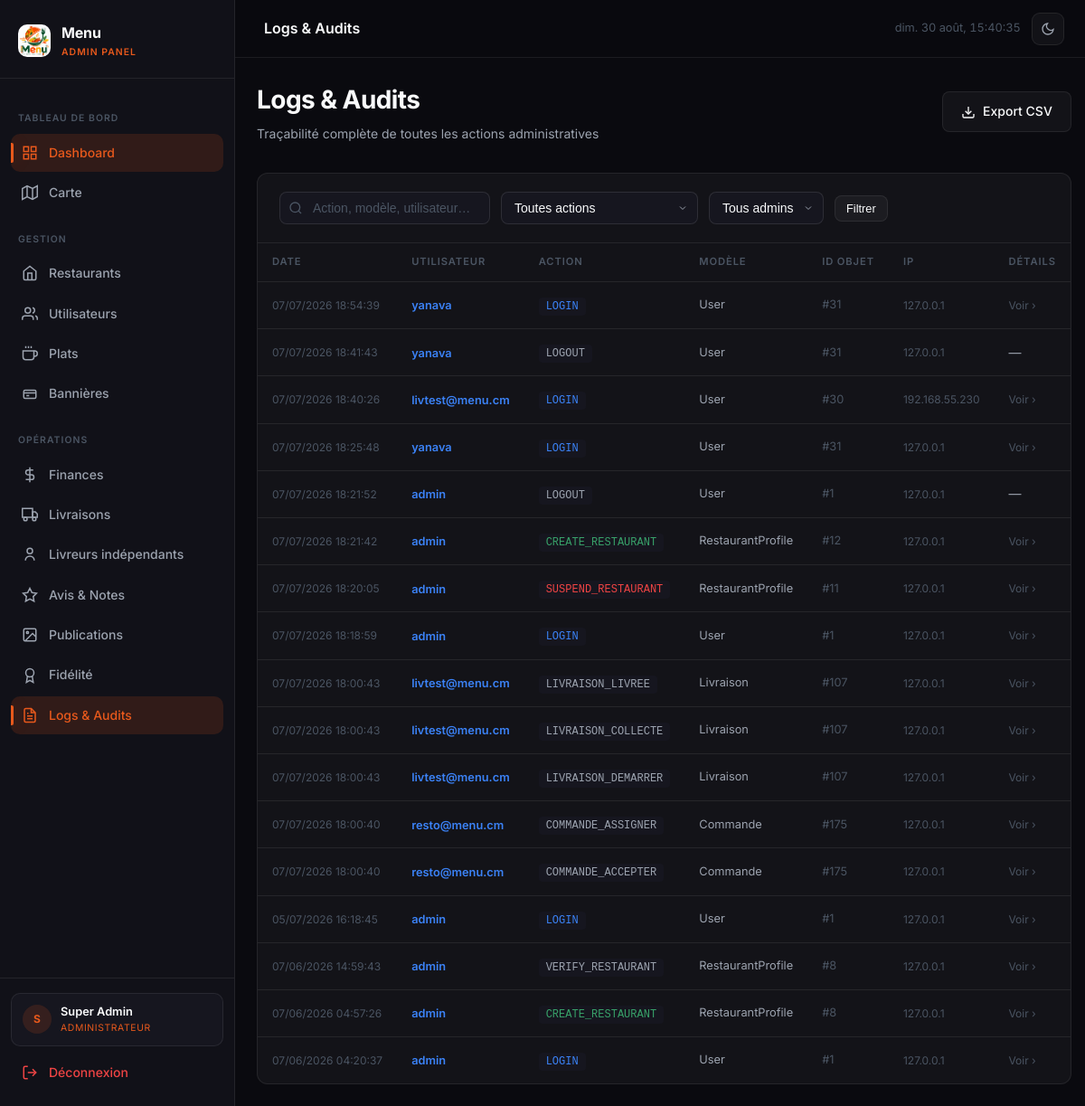
Page /admin-panel/logs/ (signed in) on the earlier database version.
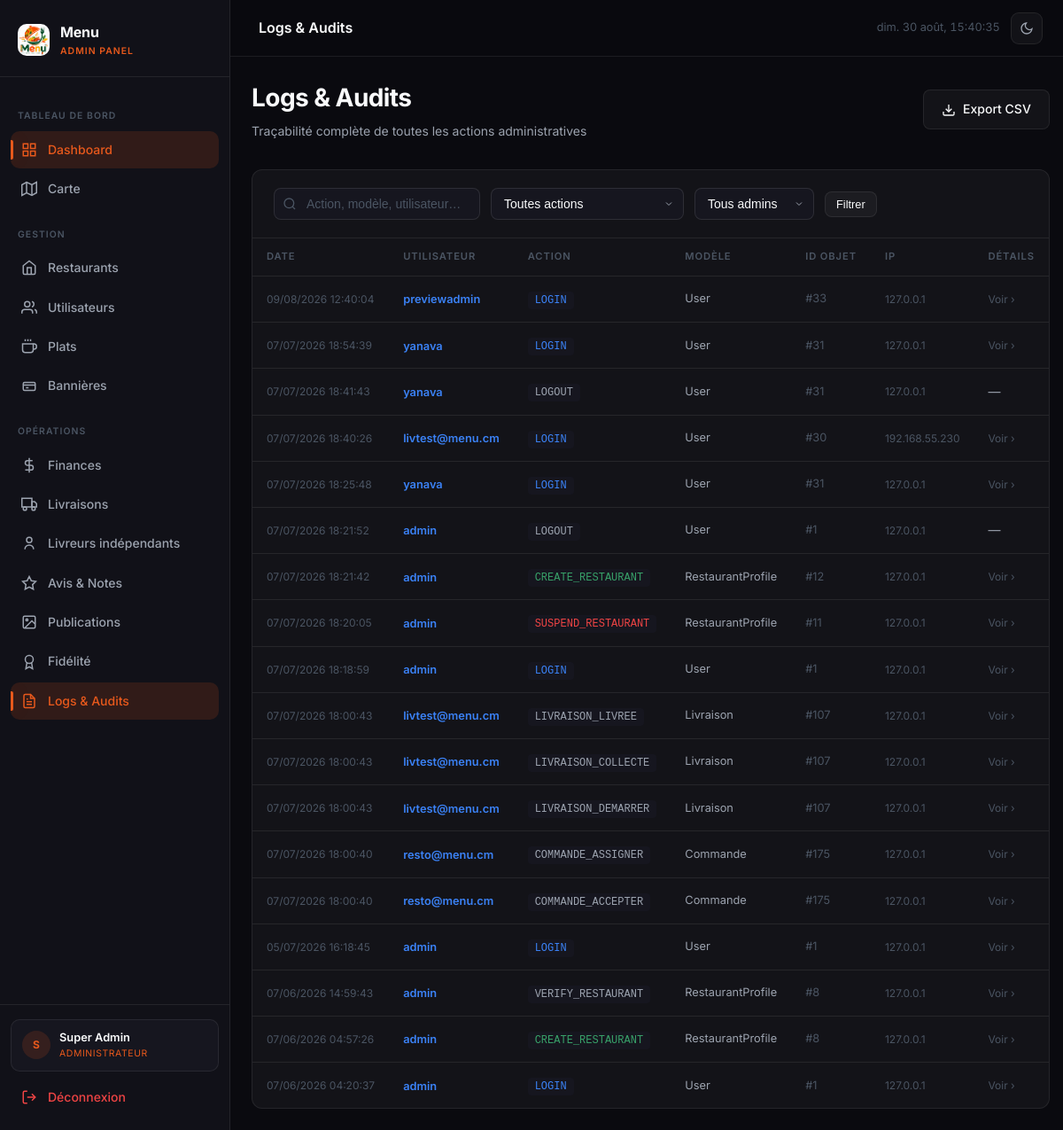
Same page on the later database version.
### core/models.py (models this page shows, shortened)
class AuditLog(models.Model):
    user = models.ForeignKey(User, on_delete=models.SET_NULL, null=True, blank=True, related_name='audit_logs')
    action = models.CharField(max_length=100)
    model_name = models.CharField(max_length=100, blank=True)
    object_id = models.CharField(max_length=50, blank=True)
    description = models.JSONField(default=dict)
    ip_address = models.GenericIPAddressField(null=True, blank=True)
    created_at = models.DateTimeField(auto_now_add=True)
    class Meta:
        verbose_name = "Log d'audit"
        verbose_name_plural = "Logs d'audit"
        ordering = ['-created_at']

class User(AbstractUser):
    ROLE_CHOICES = [
        ('admin', 'Administrateur'),
        ('restaurant', 'Restaurant'),
        ('client', 'Client'),
        ('livreur', 'Livreur'),
    ]
    role = models.CharField(max_length=20, choices=ROLE_CHOICES, default='client')
    telephone = models.CharField(max_length=20, blank=True)
    allergies = models.CharField(max_length=300, blank=True)
    avatar = models.ImageField(upload_to='avatars/', blank=True, null=True)
    gain_total = models.DecimalField(max_digits=12, decimal_places=0, default=0)
    nombre_livraisons = models.PositiveIntegerField(default=0)
    restaurant_attache = models.ForeignKey(
        'RestaurantProfile', on_delete=models.SET_NULL, null=True, blank=True, related_name='livreurs',
    )
    points_solde = models.PositiveIntegerField(default=0)
    feed_seed = models.UUIDField(default=uuid.uuid4, editable=False)
    class Meta:
        verbose_name = 'Utilisateur'
        verbose_name_plural = 'Utilisateurs'

### core/views/dashboard.py (the view)
    def wrapper(request, *args, **kwargs):
        if not request.user.is_authenticated or request.user.role != 'admin':
            return redirect('core:login')
        return view_func(request, *args, **kwargs)

### core/views/dashboard.py (called while the page is built)
def admin_required(view_func):
    def wrapper(request, *args, **kwargs):
        if not request.user.is_authenticated or request.user.role != 'admin':
            return redirect('core:login')
        return view_func(request, *args, **kwargs)
    return wrapper

### templates/admin_panel/logs/index.html (shortened to what this page needs)
{% extends 'base.html' %}
{% block topbar_title %}Logs & Audits{% endblock %}
{% block content %}
<div class="page-header anim-fade-up">
  <div>
    <h1 class="page-title">Logs & Audits</h1>
    <p class="page-subtitle">Traçabilité complète de toutes les actions administratives</p>
  </div>
  <a href="{% url 'core:logs_export' %}" class="btn btn-secondary">
    <svg viewBox="0 0 24 24" fill="none" stroke-width="2" width="14" height="14"><path d="M21 15v4a2 2 0 0 1-2 2H5a2 2 0 0 1-2-2v-4"/><polyline points="7 10 12 15 17 10"/><line x1="12" y1="15" x2="12" y2="3"/></svg>
    Export CSV
  </a>
</div>
<div class="table-wrapper">
  <div class="table-header">
    <form method="get" class="filter-bar" style="flex:1;">
      <div class="input-search-wrapper">
        <input type="text" name="q" value="{{ q }}" placeholder="Action, modèle, utilisateur…" class="input-search">
      </div>
      <select name="action" class="input-select" onchange="this.form.submit()">
        <option value="">Toutes actions</option>
      </select>
      <select name="user" class="input-select" onchange="this.form.submit()">
        <option value="">Tous admins</option>
      </select>
      <button type="submit" class="btn btn-secondary btn-sm">Filtrer</button>
    </form>
  </div>
  {% if page_obj %}
  <table>
    <thead><tr><th>Date</th><th>Utilisateur</th><th>Action</th><th>Modèle</th><th>ID Objet</th><th>IP</th><th>Détails</th></tr></thead>
    <tbody>
      {% for log in page_obj %}
      <tr class="anim-fade-up" style="animation-delay:{{ forloop.counter0 }}5ms;">
        <td style="font-size:0.75rem;white-space:nowrap;color:var(--text-muted);">{{ log.created_at|date:"d/m/Y H:i:s" }}</td>
        <td>
          {% if log.user %}
          <span style="color:var(--accent-blue);font-size:0.8rem;font-weight:600;">{{ log.user.username }}</span>
          {% else %}<span style="color:var(--text-muted);font-size:0.8rem;">Système</span>{% endif %}
        </td>
        <td>
          <code style="background:var(--bg-tertiary);padding:3px 8px;border-radius:4px;font-size:0.75rem;color:
            {% if 'CREATE' in log.action %}var(--accent-green)
            {% elif 'DELETE' in log.action or 'SUSPEND' in log.action %}var(--accent-red)
            {% elif 'LOGIN' in log.action %}var(--accent-blue)
            {% elif 'UPDATE' in log.action or 'EDIT' in log.action %}var(--accent-amber)
            {% else %}var(--text-secondary){% endif %};">{{ log.action }}</code>
        </td>
        <td style="font-size:0.8rem;color:var(--text-secondary);">{{ log.model_name|default:"—" }}</td>
        <td style="font-size:0.8rem;color:var(--text-muted);">#{{ log.object_id|default:"—" }}</td>
        <td style="font-size:0.75rem;color:var(--text-muted);">{{ log.ip_address|default:"—" }}</td>
        <td style="max-width:200px;">
          {% if log.description %}
          <details style="cursor:pointer;">
            <summary style="font-size:0.75rem;color:var(--text-muted);list-style:none;">Voir ›</summary>
          </details>
          {% else %}—{% endif %}
        </td>
      </tr>
      {% endfor %}
    </tbody>
  </table>
  {% else %}
  <div class="empty-state">
    <svg viewBox="0 0 24 24" fill="none" stroke="currentColor" stroke-width="1.5"><path d="M14 2H6a2 2 0 0 0-2 2v16a2 2 0 0 0 2 2h12a2 2 0 0 0 2-2V8z"/><polyline points="14 2 14 8 20 8"/></svg>
    <p>Aucun log d'audit</p>
  </div>
  {% endif %}
</div>
{% endblock %}

Differences in the rows shown:
added AuditLog: created_at "09/08/2026 12:40:04", user.username "previewadmin", action "LOGIN", model_name "User", object_id "33", ip_address "127.0.0.1"
